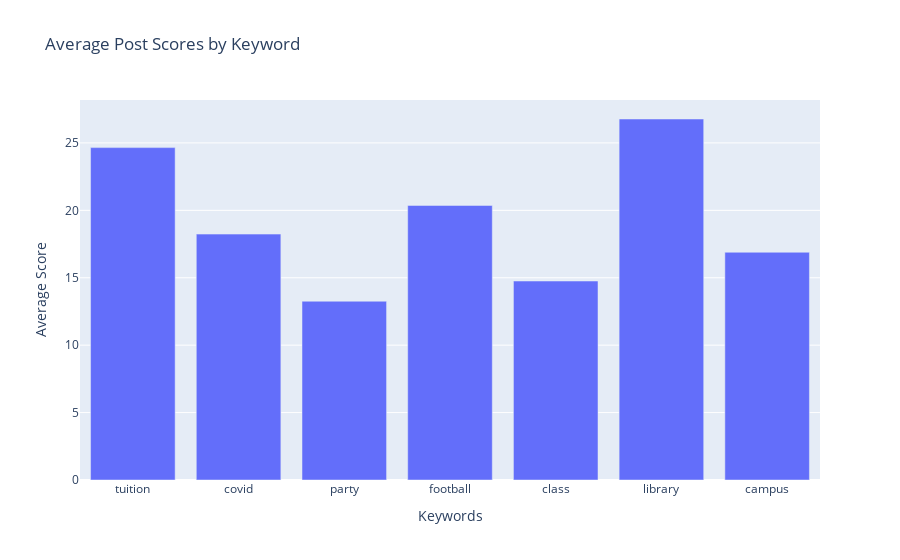

Notebook source saved alongside this figure:
### Markdown cell above
### 4.1 Keyword Analysis: Do Certain Topics Get Higher Scores?

Now let's analyze whether posts containing certain keywords tend to get higher scores (more upvotes). This can tell us what topics are most popular or engaging in the JMU community.

### Code cell
# Define keywords to analyze - common JMU-related topics
keywords = ['tuition', 'covid', 'party', 'football', 'class', 'library', 'campus']

# Create a helper function to check if text contains a keyword (case-insensitive)
def contains_keyword(text, keyword):
    # Handle missing/empty text
    if pd.isna(text):
        return False
    # Convert both to lowercase to make the search case-insensitive
    return keyword.lower() in text.lower()

# Store results for each keyword
keyword_scores = []

for keyword in keywords:
    # Create a temporary True/False mask showing which posts contain this keyword
    # We don't add this to the DataFrame to keep it clean
    has_keyword_mask = df['text'].apply(lambda x: contains_keyword(x, keyword))
    
    # Calculate the average score for posts containing this keyword
    # Use the mask to filter posts that contain the keyword
    avg_score = df[has_keyword_mask]['score'].mean()
    
    # Store the results
    keyword_scores.append({
        'keyword': keyword,
        'score': avg_score
    })

# Convert results to a DataFrame for easier plotting
keyword_df = pd.DataFrame(keyword_scores)

# Create a bar chart showing average scores by keyword
fig = px.bar(keyword_df, 
             x='keyword', 
             y='score',
             title='Average Post Scores by Keyword',
             labels={'score': 'Average Score', 'keyword': 'Keyword'})

# Customize chart appearance
fig.update_layout(
    xaxis_title="Keywords",
    yaxis_title="Average Score",
    showlegend=False  # No legend needed for single series
)

# Display the chart
fig.show()

### Figure 1 — Plotly figure (JSON) as saved in the notebook; plotly's stock layout.template omitted (floating-point values rounded to 4 significant figures)
{"data": [{"hovertemplate": "Keyword=%{x}<br>Average Score=%{y}<extra></extra>", "legendgroup": "", "marker": {"color": "#636efa", "pattern": {"shape": ""}}, "name": "", "orientation": "v", "showlegend": false, "textposition": "auto", "type": "bar", "x": ["tuition", "covid", "party", "football", "class", "library", "campus"], "xaxis": "x", "y": [24.65, 18.24, 13.26, 20.36, 14.76, 26.77, 16.89], "yaxis": "y"}], "layout": {"barmode": "relative", "legend": {"tracegroupgap": 0}, "showlegend": false, "title": {"text": "Average Post Scores by Keyword"}, "xaxis": {"anchor": "y", "domain": [0, 1], "title": {"text": "Keywords"}}, "yaxis": {"anchor": "x", "domain": [0, 1], "title": {"text": "Average Score"}}}}
